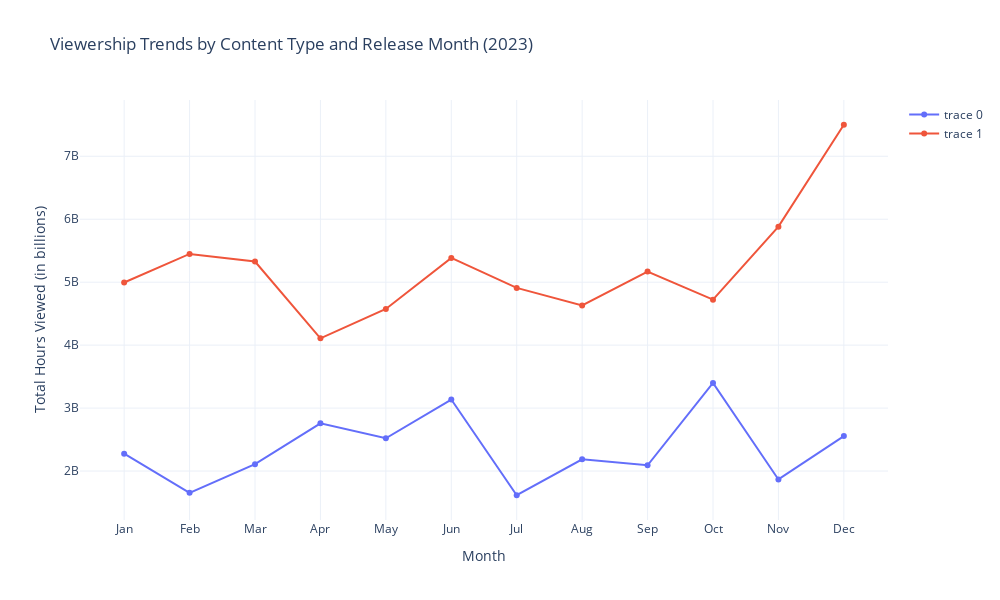

The cell this chart's notebook holds for it:
### Code cell
# aggregate viewership hours by content type and release month

monthly_viewership_by_type = netflix_data.pivot_table(index='Release Month',
                                                      columns='Content Type',
                                                      values='Hours Viewed',
                                                      aggfunc='sum')

fig = go.Figure()

for content_type in monthly_viewership_by_type.columns:
    fig.add_trace(
        go.Scatter(
            x=monthly_viewership_by_type.index,
            y=monthly_viewership_by_type[content_type],
            mode='lines+markers'
        )
    )

fig.update_layout(
    title='Viewership Trends by Content Type and Release Month (2023)',
    xaxis_title='Month',
    yaxis_title='Total Hours Viewed (in billions)',
    xaxis=dict(tickvals=list(range(1, 13)),
        ticktext=['Jan', 'Feb', 'Mar', 'Apr', 'May', 'Jun', 'Jul', 'Aug', 'Sep', 'Oct', 'Nov', 'Dec']
    ),
    height=600,
    width=1000,
)

fig.show()

### Figure 1 — Plotly figure (JSON) as saved in the notebook; plotly's stock layout.template omitted (floating-point values rounded to 4 significant figures)
{"data": [{"mode": "lines+markers", "type": "scatter", "x": [1.0, 2.0, 3.0, 4.0, 5.0, 6.0, 7.0, 8.0, 9.0, 10.0, 11.0, 12.0], "y": [2276000000.0, 1654000000.0, 2109000000.0, 2758000000.0, 2520000000.0, 3136000000.0, 1616000000.0, 2186000000.0, 2092000000.0, 3400000000.0, 1867000000.0, 2555000000.0]}, {"mode": "lines+markers", "type": "scatter", "x": [1.0, 2.0, 3.0, 4.0, 5.0, 6.0, 7.0, 8.0, 9.0, 10.0, 11.0, 12.0], "y": [4996000000.0, 5449000000.0, 5328000000.0, 4108000000.0, 4574000000.0, 5386000000.0, 4909000000.0, 4631000000.0, 5170000000.0, 4723000000.0, 5883000000.0, 7501000000.0]}], "layout": {"height": 600, "title": {"text": "Viewership Trends by Content Type and Release Month (2023)"}, "width": 1000, "xaxis": {"ticktext": ["Jan", "Feb", "Mar", "Apr", "May", "Jun", "Jul", "Aug", "Sep", "Oct", "Nov", "Dec"], "tickvals": [1, 2, 3, 4, 5, 6, 7, 8, 9, 10, 11, 12], "title": {"text": "Month"}}, "yaxis": {"title": {"text": "Total Hours Viewed (in billions)"}}}}
